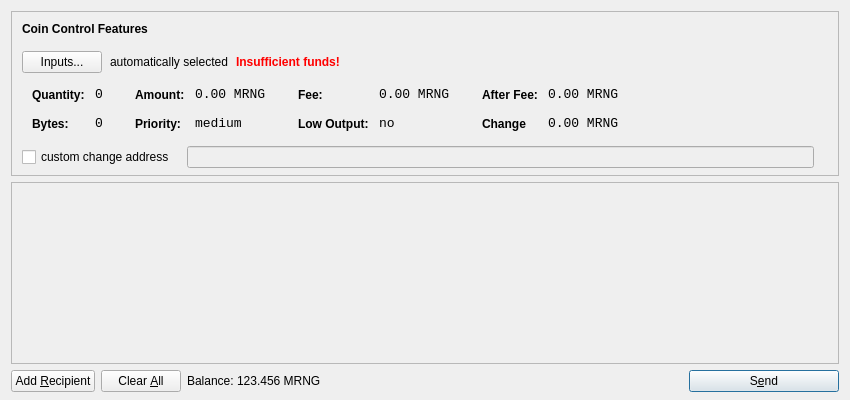
<?xml version="1.0" encoding="UTF-8"?>
<ui version="4.0">
 <class>SendCoinsDialog</class>
 <widget class="QDialog" name="SendCoinsDialog">
  <property name="geometry">
   <rect>
    <x>0</x>
    <y>0</y>
    <width>850</width>
    <height>400</height>
   </rect>
  </property>
  <property name="windowTitle">
   <string>Send Coins</string>
  </property>
  <layout class="QVBoxLayout" name="verticalLayout" stretch="0,1,0">
   <property name="bottomMargin">
    <number>8</number>
   </property>
   <item>
    <widget class="QFrame" name="frameCoinControl">
     <property name="sizePolicy">
      <sizepolicy hsizetype="Expanding" vsizetype="Expanding">
       <horstretch>0</horstretch>
       <verstretch>0</verstretch>
      </sizepolicy>
     </property>
     <property name="maximumSize">
      <size>
       <width>16777215</width>
       <height>16777215</height>
      </size>
     </property>
     <property name="frameShape">
      <enum>QFrame::StyledPanel</enum>
     </property>
     <property name="frameShadow">
      <enum>QFrame::Sunken</enum>
     </property>
     <layout class="QVBoxLayout" name="verticalLayoutCoinControl2">
      <property name="spacing">
       <number>6</number>
      </property>
      <property name="leftMargin">
       <number>0</number>
      </property>
      <property name="topMargin">
       <number>0</number>
      </property>
      <property name="rightMargin">
       <number>0</number>
      </property>
      <property name="bottomMargin">
       <number>6</number>
      </property>
      <item>
       <layout class="QVBoxLayout" name="verticalLayoutCoinControl" stretch="0,0,0,0,1">
        <property name="spacing">
         <number>0</number>
        </property>
        <property name="leftMargin">
         <number>10</number>
        </property>
        <property name="topMargin">
         <number>10</number>
        </property>
        <item>
         <layout class="QHBoxLayout" name="horizontalLayoutCoinControl1">
          <property name="bottomMargin">
           <number>15</number>
          </property>
          <item>
           <widget class="QLabel" name="labelCoinControlFeatures">
            <property name="sizePolicy">
             <sizepolicy hsizetype="Preferred" vsizetype="Maximum">
              <horstretch>0</horstretch>
              <verstretch>0</verstretch>
             </sizepolicy>
            </property>
            <property name="font">
             <font>
              <weight>75</weight>
              <bold>true</bold>
             </font>
            </property>
            <property name="styleSheet">
             <string notr="true">font-weight:bold;</string>
            </property>
            <property name="text">
             <string>Coin Control Features</string>
            </property>
           </widget>
          </item>
         </layout>
        </item>
        <item>
         <layout class="QHBoxLayout" name="horizontalLayoutCoinControl2" stretch="0,0,0,0">
          <property name="spacing">
           <number>8</number>
          </property>
          <property name="bottomMargin">
           <number>10</number>
          </property>
          <item>
           <widget class="QPushButton" name="pushButtonCoinControl">
            <property name="styleSheet">
             <string notr="true"/>
            </property>
            <property name="text">
             <string>Inputs...</string>
            </property>
           </widget>
          </item>
          <item>
           <widget class="QLabel" name="labelCoinControlAutomaticallySelected">
            <property name="text">
             <string>automatically selected</string>
            </property>
            <property name="margin">
             <number>5</number>
            </property>
           </widget>
          </item>
          <item>
           <widget class="QLabel" name="labelCoinControlInsuffFunds">
            <property name="font">
             <font>
              <weight>75</weight>
              <bold>true</bold>
             </font>
            </property>
            <property name="styleSheet">
             <string notr="true">color:red;font-weight:bold;</string>
            </property>
            <property name="text">
             <string>Insufficient funds!</string>
            </property>
            <property name="margin">
             <number>5</number>
            </property>
           </widget>
          </item>
          <item>
           <spacer name="horizontalSpacerCoinControl">
            <property name="orientation">
             <enum>Qt::Horizontal</enum>
            </property>
            <property name="sizeHint" stdset="0">
             <size>
              <width>40</width>
              <height>1</height>
             </size>
            </property>
           </spacer>
          </item>
         </layout>
        </item>
        <item>
         <widget class="QWidget" name="widgetCoinControl" native="true">
          <property name="sizePolicy">
           <sizepolicy hsizetype="Preferred" vsizetype="Preferred">
            <horstretch>0</horstretch>
            <verstretch>0</verstretch>
           </sizepolicy>
          </property>
          <property name="minimumSize">
           <size>
            <width>0</width>
            <height>0</height>
           </size>
          </property>
          <property name="styleSheet">
           <string notr="true"/>
          </property>
          <layout class="QHBoxLayout" name="horizontalLayoutCoinControl5">
           <property name="margin">
            <number>0</number>
           </property>
           <item>
            <layout class="QHBoxLayout" name="horizontalLayoutCoinControl3" stretch="0,0,0,1">
             <property name="spacing">
              <number>20</number>
             </property>
             <property name="topMargin">
              <number>0</number>
             </property>
             <property name="bottomMargin">
              <number>10</number>
             </property>
             <item>
              <layout class="QFormLayout" name="formLayoutCoinControl1">
               <property name="horizontalSpacing">
                <number>10</number>
               </property>
               <property name="verticalSpacing">
                <number>14</number>
               </property>
               <property name="leftMargin">
                <number>10</number>
               </property>
               <property name="topMargin">
                <number>4</number>
               </property>
               <property name="rightMargin">
                <number>6</number>
               </property>
               <item row="0" column="0">
                <widget class="QLabel" name="labelCoinControlQuantityText">
                 <property name="styleSheet">
                  <string notr="true">font-weight:bold;</string>
                 </property>
                 <property name="text">
                  <string>Quantity:</string>
                 </property>
                 <property name="margin">
                  <number>0</number>
                 </property>
                </widget>
               </item>
               <item row="0" column="1">
                <widget class="QLabel" name="labelCoinControlQuantity">
                 <property name="font">
                  <font>
                   <family>Monospace</family>
                   <pointsize>10</pointsize>
                  </font>
                 </property>
                 <property name="cursor">
                  <cursorShape>IBeamCursor</cursorShape>
                 </property>
                 <property name="contextMenuPolicy">
                  <enum>Qt::ActionsContextMenu</enum>
                 </property>
                 <property name="text">
                  <string>0</string>
                 </property>
                 <property name="margin">
                  <number>0</number>
                 </property>
                 <property name="textInteractionFlags">
                  <set>Qt::LinksAccessibleByMouse|Qt::TextSelectableByKeyboard|Qt::TextSelectableByMouse</set>
                 </property>
                </widget>
               </item>
               <item row="1" column="0">
                <widget class="QLabel" name="labelCoinControlBytesText">
                 <property name="styleSheet">
                  <string notr="true">font-weight:bold;</string>
                 </property>
                 <property name="text">
                  <string>Bytes:</string>
                 </property>
                </widget>
               </item>
               <item row="1" column="1">
                <widget class="QLabel" name="labelCoinControlBytes">
                 <property name="font">
                  <font>
                   <family>Monospace</family>
                   <pointsize>10</pointsize>
                  </font>
                 </property>
                 <property name="cursor">
                  <cursorShape>IBeamCursor</cursorShape>
                 </property>
                 <property name="contextMenuPolicy">
                  <enum>Qt::ActionsContextMenu</enum>
                 </property>
                 <property name="text">
                  <string>0</string>
                 </property>
                 <property name="textInteractionFlags">
                  <set>Qt::LinksAccessibleByMouse|Qt::TextSelectableByKeyboard|Qt::TextSelectableByMouse</set>
                 </property>
                </widget>
               </item>
              </layout>
             </item>
             <item>
              <layout class="QFormLayout" name="formLayoutCoinControl2">
               <property name="horizontalSpacing">
                <number>10</number>
               </property>
               <property name="verticalSpacing">
                <number>14</number>
               </property>
               <property name="leftMargin">
                <number>6</number>
               </property>
               <property name="topMargin">
                <number>4</number>
               </property>
               <property name="rightMargin">
                <number>6</number>
               </property>
               <item row="0" column="0">
                <widget class="QLabel" name="labelCoinControlAmountText">
                 <property name="styleSheet">
                  <string notr="true">font-weight:bold;</string>
                 </property>
                 <property name="text">
                  <string>Amount:</string>
                 </property>
                 <property name="margin">
                  <number>0</number>
                 </property>
                </widget>
               </item>
               <item row="0" column="1">
                <widget class="QLabel" name="labelCoinControlAmount">
                 <property name="font">
                  <font>
                   <family>Monospace</family>
                   <pointsize>10</pointsize>
                  </font>
                 </property>
                 <property name="cursor">
                  <cursorShape>IBeamCursor</cursorShape>
                 </property>
                 <property name="contextMenuPolicy">
                  <enum>Qt::ActionsContextMenu</enum>
                 </property>
                 <property name="text">
                  <string notr="true">0.00 MRNG</string>
                 </property>
                 <property name="textInteractionFlags">
                  <set>Qt::LinksAccessibleByMouse|Qt::TextSelectableByKeyboard|Qt::TextSelectableByMouse</set>
                 </property>
                </widget>
               </item>
               <item row="1" column="0">
                <widget class="QLabel" name="labelCoinControlPriorityText">
                 <property name="styleSheet">
                  <string notr="true">font-weight:bold;</string>
                 </property>
                 <property name="text">
                  <string>Priority:</string>
                 </property>
                </widget>
               </item>
               <item row="1" column="1">
                <widget class="QLabel" name="labelCoinControlPriority">
                 <property name="font">
                  <font>
                   <family>Monospace</family>
                   <pointsize>10</pointsize>
                  </font>
                 </property>
                 <property name="cursor">
                  <cursorShape>IBeamCursor</cursorShape>
                 </property>
                 <property name="contextMenuPolicy">
                  <enum>Qt::ActionsContextMenu</enum>
                 </property>
                 <property name="text">
                  <string>medium</string>
                 </property>
                 <property name="textInteractionFlags">
                  <set>Qt::LinksAccessibleByMouse|Qt::TextSelectableByKeyboard|Qt::TextSelectableByMouse</set>
                 </property>
                </widget>
               </item>
              </layout>
             </item>
             <item>
              <layout class="QFormLayout" name="formLayoutCoinControl3">
               <property name="horizontalSpacing">
                <number>10</number>
               </property>
               <property name="verticalSpacing">
                <number>14</number>
               </property>
               <property name="leftMargin">
                <number>6</number>
               </property>
               <property name="topMargin">
                <number>4</number>
               </property>
               <property name="rightMargin">
                <number>6</number>
               </property>
               <item row="0" column="0">
                <widget class="QLabel" name="labelCoinControlFeeText">
                 <property name="styleSheet">
                  <string notr="true">font-weight:bold;</string>
                 </property>
                 <property name="text">
                  <string>Fee:</string>
                 </property>
                 <property name="margin">
                  <number>0</number>
                 </property>
                </widget>
               </item>
               <item row="0" column="1">
                <widget class="QLabel" name="labelCoinControlFee">
                 <property name="font">
                  <font>
                   <family>Monospace</family>
                   <pointsize>10</pointsize>
                  </font>
                 </property>
                 <property name="cursor">
                  <cursorShape>IBeamCursor</cursorShape>
                 </property>
                 <property name="contextMenuPolicy">
                  <enum>Qt::ActionsContextMenu</enum>
                 </property>
                 <property name="text">
                  <string notr="true">0.00 MRNG</string>
                 </property>
                 <property name="textInteractionFlags">
                  <set>Qt::LinksAccessibleByMouse|Qt::TextSelectableByKeyboard|Qt::TextSelectableByMouse</set>
                 </property>
                </widget>
               </item>
               <item row="1" column="0">
                <widget class="QLabel" name="labelCoinControlLowOutputText">
                 <property name="styleSheet">
                  <string notr="true">font-weight:bold;</string>
                 </property>
                 <property name="text">
                  <string>Low Output:</string>
                 </property>
                </widget>
               </item>
               <item row="1" column="1">
                <widget class="QLabel" name="labelCoinControlLowOutput">
                 <property name="font">
                  <font>
                   <family>Monospace</family>
                   <pointsize>10</pointsize>
                  </font>
                 </property>
                 <property name="cursor">
                  <cursorShape>IBeamCursor</cursorShape>
                 </property>
                 <property name="contextMenuPolicy">
                  <enum>Qt::ActionsContextMenu</enum>
                 </property>
                 <property name="text">
                  <string>no</string>
                 </property>
                 <property name="textInteractionFlags">
                  <set>Qt::LinksAccessibleByMouse|Qt::TextSelectableByKeyboard|Qt::TextSelectableByMouse</set>
                 </property>
                </widget>
               </item>
              </layout>
             </item>
             <item>
              <layout class="QFormLayout" name="formLayoutCoinControl4">
               <property name="horizontalSpacing">
                <number>10</number>
               </property>
               <property name="verticalSpacing">
                <number>14</number>
               </property>
               <property name="leftMargin">
                <number>6</number>
               </property>
               <property name="topMargin">
                <number>4</number>
               </property>
               <property name="rightMargin">
                <number>6</number>
               </property>
               <item row="0" column="0">
                <widget class="QLabel" name="labelCoinControlAfterFeeText">
                 <property name="styleSheet">
                  <string notr="true">font-weight:bold;</string>
                 </property>
                 <property name="text">
                  <string>After Fee:</string>
                 </property>
                 <property name="margin">
                  <number>0</number>
                 </property>
                </widget>
               </item>
               <item row="0" column="1">
                <widget class="QLabel" name="labelCoinControlAfterFee">
                 <property name="font">
                  <font>
                   <family>Monospace</family>
                   <pointsize>10</pointsize>
                  </font>
                 </property>
                 <property name="cursor">
                  <cursorShape>IBeamCursor</cursorShape>
                 </property>
                 <property name="contextMenuPolicy">
                  <enum>Qt::ActionsContextMenu</enum>
                 </property>
                 <property name="text">
                  <string notr="true">0.00 MRNG</string>
                 </property>
                 <property name="textInteractionFlags">
                  <set>Qt::LinksAccessibleByMouse|Qt::TextSelectableByKeyboard|Qt::TextSelectableByMouse</set>
                 </property>
                </widget>
               </item>
               <item row="1" column="0">
                <widget class="QLabel" name="labelCoinControlChangeText">
                 <property name="styleSheet">
                  <string notr="true">font-weight:bold;</string>
                 </property>
                 <property name="text">
                  <string>Change</string>
                 </property>
                </widget>
               </item>
               <item row="1" column="1">
                <widget class="QLabel" name="labelCoinControlChange">
                 <property name="font">
                  <font>
                   <family>Monospace</family>
                   <pointsize>10</pointsize>
                  </font>
                 </property>
                 <property name="cursor">
                  <cursorShape>IBeamCursor</cursorShape>
                 </property>
                 <property name="contextMenuPolicy">
                  <enum>Qt::ActionsContextMenu</enum>
                 </property>
                 <property name="text">
                  <string notr="true">0.00 MRNG</string>
                 </property>
                 <property name="textInteractionFlags">
                  <set>Qt::LinksAccessibleByMouse|Qt::TextSelectableByKeyboard|Qt::TextSelectableByMouse</set>
                 </property>
                </widget>
               </item>
              </layout>
             </item>
            </layout>
           </item>
          </layout>
         </widget>
        </item>
        <item>
         <layout class="QHBoxLayout" name="horizontalLayoutCoinControl4" stretch="0,0,0">
          <property name="spacing">
           <number>12</number>
          </property>
          <property name="sizeConstraint">
           <enum>QLayout::SetDefaultConstraint</enum>
          </property>
          <property name="topMargin">
           <number>5</number>
          </property>
          <property name="rightMargin">
           <number>5</number>
          </property>
          <item>
           <widget class="QCheckBox" name="checkBoxCoinControlChange">
            <property name="text">
             <string>custom change address</string>
            </property>
           </widget>
          </item>
          <item>
           <widget class="QLineEdit" name="lineEditCoinControlChange">
            <property name="enabled">
             <bool>false</bool>
            </property>
            <property name="sizePolicy">
             <sizepolicy hsizetype="Expanding" vsizetype="Fixed">
              <horstretch>0</horstretch>
              <verstretch>0</verstretch>
             </sizepolicy>
            </property>
           </widget>
          </item>
          <item>
           <widget class="QLabel" name="labelCoinControlChangeLabel">
            <property name="sizePolicy">
             <sizepolicy hsizetype="Preferred" vsizetype="Expanding">
              <horstretch>0</horstretch>
              <verstretch>0</verstretch>
             </sizepolicy>
            </property>
            <property name="minimumSize">
             <size>
              <width>0</width>
              <height>0</height>
             </size>
            </property>
            <property name="text">
             <string/>
            </property>
            <property name="margin">
             <number>3</number>
            </property>
           </widget>
          </item>
         </layout>
        </item>
        <item>
         <spacer name="verticalSpacerCoinControl">
          <property name="orientation">
           <enum>Qt::Vertical</enum>
          </property>
          <property name="sizeHint" stdset="0">
           <size>
            <width>800</width>
            <height>1</height>
           </size>
          </property>
         </spacer>
        </item>
       </layout>
      </item>
     </layout>
    </widget>
   </item>
   <item>
    <widget class="QScrollArea" name="scrollArea">
     <property name="widgetResizable">
      <bool>true</bool>
     </property>
     <widget class="QWidget" name="scrollAreaWidgetContents">
      <property name="geometry">
       <rect>
        <x>0</x>
        <y>0</y>
        <width>830</width>
        <height>172</height>
       </rect>
      </property>
      <layout class="QVBoxLayout" name="verticalLayout_2">
       <property name="margin">
        <number>0</number>
       </property>
       <item>
        <layout class="QVBoxLayout" name="entries">
         <property name="spacing">
          <number>6</number>
         </property>
        </layout>
       </item>
       <item>
        <spacer name="verticalSpacer">
         <property name="orientation">
          <enum>Qt::Vertical</enum>
         </property>
         <property name="sizeHint" stdset="0">
          <size>
           <width>20</width>
           <height>40</height>
          </size>
         </property>
        </spacer>
       </item>
      </layout>
     </widget>
    </widget>
   </item>
   <item>
    <layout class="QHBoxLayout" name="horizontalLayout">
     <item>
      <widget class="QPushButton" name="addButton">
       <property name="toolTip">
        <string>Send to multiple recipients at once</string>
       </property>
       <property name="text">
        <string>Add &amp;Recipient</string>
       </property>
       <property name="autoDefault">
        <bool>false</bool>
       </property>
      </widget>
     </item>
     <item>
      <widget class="QPushButton" name="clearButton">
       <property name="sizePolicy">
        <sizepolicy hsizetype="Minimum" vsizetype="Fixed">
         <horstretch>0</horstretch>
         <verstretch>0</verstretch>
        </sizepolicy>
       </property>
       <property name="toolTip">
        <string>Remove all transaction fields</string>
       </property>
       <property name="text">
        <string>Clear &amp;All</string>
       </property>
       <property name="autoRepeatDelay">
        <number>300</number>
       </property>
       <property name="autoDefault">
        <bool>false</bool>
       </property>
      </widget>
     </item>
     <item>
      <layout class="QHBoxLayout" name="horizontalLayout_2">
       <property name="spacing">
        <number>3</number>
       </property>
       <item>
        <widget class="QLabel" name="label">
         <property name="sizePolicy">
          <sizepolicy hsizetype="Preferred" vsizetype="Fixed">
           <horstretch>0</horstretch>
           <verstretch>0</verstretch>
          </sizepolicy>
         </property>
         <property name="text">
          <string>Balance:</string>
         </property>
        </widget>
       </item>
       <item>
        <widget class="QLabel" name="labelBalance">
         <property name="sizePolicy">
          <sizepolicy hsizetype="Preferred" vsizetype="Fixed">
           <horstretch>0</horstretch>
           <verstretch>0</verstretch>
          </sizepolicy>
         </property>
         <property name="cursor">
          <cursorShape>IBeamCursor</cursorShape>
         </property>
         <property name="text">
          <string notr="true">123.456 MRNG</string>
         </property>
         <property name="textInteractionFlags">
          <set>Qt::LinksAccessibleByMouse|Qt::TextSelectableByKeyboard|Qt::TextSelectableByMouse</set>
         </property>
        </widget>
       </item>
      </layout>
     </item>
     <item>
      <spacer name="horizontalSpacer">
       <property name="orientation">
        <enum>Qt::Horizontal</enum>
       </property>
       <property name="sizeHint" stdset="0">
        <size>
         <width>40</width>
         <height>20</height>
        </size>
       </property>
      </spacer>
     </item>
     <item>
      <widget class="QPushButton" name="sendButton">
       <property name="minimumSize">
        <size>
         <width>150</width>
         <height>0</height>
        </size>
       </property>
       <property name="toolTip">
        <string>Confirm the send action</string>
       </property>
       <property name="text">
        <string>S&amp;end</string>
       </property>
       <property name="icon">
        <iconset resource="../bitcoin.qrc">
         <normaloff>:/icons/send</normaloff>:/icons/send</iconset>
       </property>
       <property name="default">
        <bool>true</bool>
       </property>
      </widget>
     </item>
    </layout>
   </item>
  </layout>
 </widget>
 <resources>
  <include location="../bitcoin.qrc"/>
 </resources>
 <connections/>
</ui>
